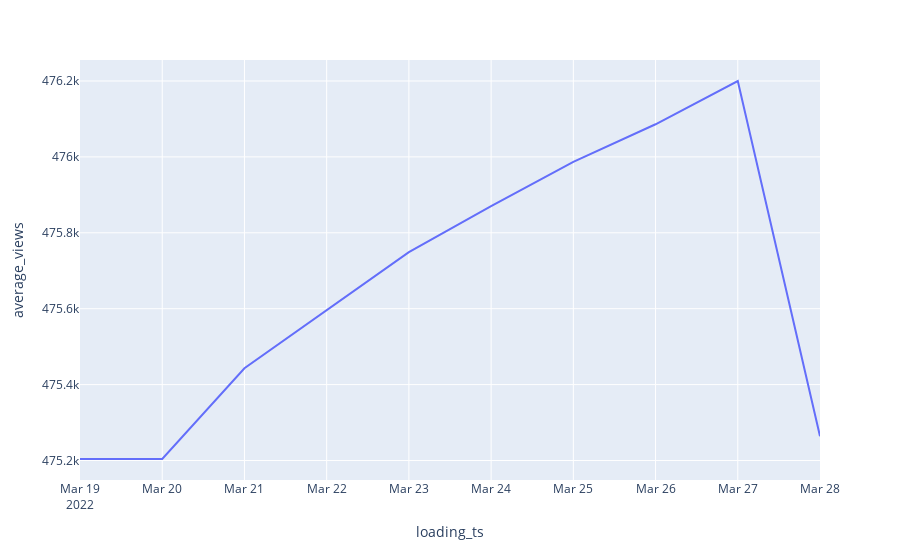

The notebook cell saved with this chart:
### Code cell
plot_marvel_views = px.line(data_frame=df_marvel, x="loading_ts", y="average_views")
plot_marvel_views

### Figure 1 — Plotly figure (JSON) as saved in the notebook; plotly's stock layout.template omitted (floating-point values rounded to 4 significant figures)
{"data": [{"hovertemplate": "loading_ts=%{x}<br>average_views=%{y}<extra></extra>", "legendgroup": "", "line": {"color": "#636efa", "dash": "solid"}, "marker": {"symbol": "circle"}, "mode": "lines", "name": "", "orientation": "v", "showlegend": false, "type": "scatter", "x": ["2022-03-19T00:00:00", "2022-03-20T00:00:00", "2022-03-21T00:00:00", "2022-03-22T00:00:00", "2022-03-23T00:00:00", "2022-03-24T00:00:00", "2022-03-25T00:00:00", "2022-03-26T00:00:00", "2022-03-27T00:00:00", "2022-03-28T00:00:00"], "xaxis": "x", "y": [475204, 475204, 475443, 475597, 475749, 475870, 475987, 476086, 476200, 475264], "yaxis": "y"}], "layout": {"legend": {"tracegroupgap": 0}, "margin": {"t": 60}, "xaxis": {"anchor": "y", "domain": [0, 1], "title": {"text": "loading_ts"}}, "yaxis": {"anchor": "x", "domain": [0, 1], "title": {"text": "average_views"}}}}
